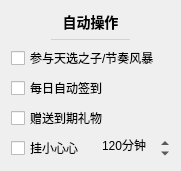
           <widget class="QWidget" name="autoOperatorSettingsCard" native="true">
            <property name="geometry">
             <rect>
              <x>370</x>
              <y>490</y>
              <width>181</width>
              <height>161</height>
             </rect>
            </property>
            <property name="styleSheet">
             <string notr="true">#autoOperatorSettingsCard
{
	background: #f7f7ff;
	border: none;
	border-radius: 5px;
}</string>
            </property>
            <layout class="QVBoxLayout" name="verticalLayout_39">
             <item>
              <widget class="QLabel" name="label_26">
               <property name="sizePolicy">
                <sizepolicy hsizetype="Preferred" vsizetype="Fixed">
                 <horstretch>0</horstretch>
                 <verstretch>0</verstretch>
                </sizepolicy>
               </property>
               <property name="styleSheet">
                <string notr="true">font-size: 14px;
font-weight: 500;</string>
               </property>
               <property name="text">
                <string>自动操作</string>
               </property>
               <property name="alignment">
                <set>Qt::AlignCenter</set>
               </property>
              </widget>
             </item>
             <item>
              <widget class="QWidget" name="widget_21" native="true">
               <property name="minimumSize">
                <size>
                 <width>0</width>
                 <height>1</height>
                </size>
               </property>
               <property name="maximumSize">
                <size>
                 <width>16777215</width>
                 <height>1</height>
                </size>
               </property>
               <property name="styleSheet">
                <string notr="true">background: lightgray;
margin: 40px;</string>
               </property>
              </widget>
             </item>
             <item>
              <widget class="CheckBox1" name="autoLOTCheck">
               <property name="cursor">
                <cursorShape>PointingHandCursor</cursorShape>
               </property>
               <property name="toolTip">
                <string>&lt;html&gt;&lt;head/&gt;&lt;body&gt;&lt;p&gt;自动参加天选时刻抽奖/节奏风暴弹幕&lt;/p&gt;&lt;p&gt;只发送弹幕和关注，需要送礼的不参加&lt;/p&gt;&lt;/body&gt;&lt;/html&gt;</string>
               </property>
               <property name="text">
                <string>参与天选之子/节奏风暴</string>
               </property>
              </widget>
             </item>
             <item>
              <widget class="CheckBox1" name="autoDoSignCheck">
               <property name="cursor">
                <cursorShape>PointingHandCursor</cursorShape>
               </property>
               <property name="toolTip">
                <string>&lt;html&gt;&lt;head/&gt;&lt;body&gt;&lt;p&gt;每天定时签到，按打开自动签到/启动程序的时间来算&lt;/p&gt;&lt;p&gt;第二天生效，适用于长期挂在服务器上&lt;/p&gt;&lt;/body&gt;&lt;/html&gt;</string>
               </property>
               <property name="styleSheet">
                <string notr="true"/>
               </property>
               <property name="text">
                <string>每日自动签到</string>
               </property>
              </widget>
             </item>
             <item>
              <widget class="CheckBox1" name="sendExpireGiftCheck">
               <property name="cursor">
                <cursorShape>PointingHandCursor</cursorShape>
               </property>
               <property name="toolTip">
                <string>&lt;html&gt;&lt;head/&gt;&lt;body&gt;&lt;p&gt;每次开播的时候判断是否有2天内过期的礼物&lt;/p&gt;&lt;p&gt;例如辣条、小心心&lt;/p&gt;&lt;p&gt;若有，则赠予当前主播&lt;/p&gt;&lt;p&gt;未设置房号或Cookie则无效&lt;/p&gt;&lt;/body&gt;&lt;/html&gt;</string>
               </property>
               <property name="text">
                <string>赠送到期礼物</string>
               </property>
              </widget>
             </item>
             <item>
              <layout class="QHBoxLayout" name="horizontalLayout_55">
               <property name="topMargin">
                <number>0</number>
               </property>
               <item>
                <widget class="CheckBox1" name="acquireHeartCheck">
                 <property name="cursor">
                  <cursorShape>PointingHandCursor</cursorShape>
                 </property>
                 <property name="toolTip">
                  <string>&lt;html&gt;&lt;head/&gt;&lt;body&gt;&lt;p&gt;连接直播间后保持观看状态，以获得小心心&lt;/p&gt;&lt;p&gt;可配合自动赠送过期礼物&lt;/p&gt;&lt;/body&gt;&lt;/html&gt;</string>
                 </property>
                 <property name="text">
                  <string>挂小心心</string>
                 </property>
                </widget>
               </item>
               <item>
                <widget class="QSpinBox" name="heartTimeSpin">
                 <property name="contextMenuPolicy">
                  <enum>Qt::NoContextMenu</enum>
                 </property>
                 <property name="toolTip">
                  <string>每5分钟获取一个小心心，一天最多24个
120分钟后无需再挂机</string>
                 </property>
                 <property name="styleSheet">
                  <string notr="true">QAbstractSpinBox
{
	background: transparent;
}</string>
                 </property>
                 <property name="frame">
                  <bool>false</bool>
                 </property>
                 <property name="alignment">
                  <set>Qt::AlignCenter</set>
                 </property>
                 <property name="suffix">
                  <string>分钟</string>
                 </property>
                 <property name="prefix">
                  <string/>
                 </property>
                 <property name="maximum">
                  <number>1440</number>
                 </property>
                 <property name="singleStep">
                  <number>5</number>
                 </property>
                 <property name="value">
                  <number>120</number>
                 </property>
                </widget>
               </item>
              </layout>
             </item>
            </layout>
           </widget>
